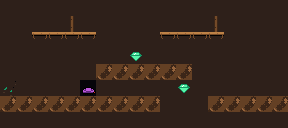

A level layout from a 2D game, rendered from its tile map. Below: a short description, then the map file with its tile-grid data intact:
An orthogonal 18x8 tile map with 16x16 px tiles, 1 tile layer (Tiles).

<map version="1.10" tiledversion="1.11.2" orientation="orthogonal" renderorder="right-down" width="18" height="8" tilewidth="16" tileheight="16" infinite="0" nextlayerid="4" nextobjectid="1">
  <properties>
    <property name="tier" value="0" type="int" />
    <property name="name" value="chunk01" />
  </properties>
  <tileset firstgid="1" source="../cells.tsx" />
  <layer id="1" name="Tiles" width="18" height="8">
    <data encoding="csv">
1,1,1,1,1,1,1,1,1,1,1,1,1,1,1,1,1,1,
1,1,1,1,13,1,1,1,1,1,1,1,1,13,1,1,1,1,
1,1,4,4,4,4,1,1,1,1,4,4,4,4,1,1,1,1,
1,1,1,1,1,1,1,1,7,1,1,1,1,1,1,1,1,1,
1,1,1,1,1,1,2,2,2,2,2,2,1,1,1,1,1,1,
14,1,1,1,1,11,1,1,1,1,1,8,1,1,1,1,1,1,
2,2,2,2,2,2,2,2,2,2,1,1,1,2,2,2,2,2,
1,1,1,1,1,1,1,1,1,1,1,1,1,1,1,1,1,1
</data>
  </layer>
</map>
